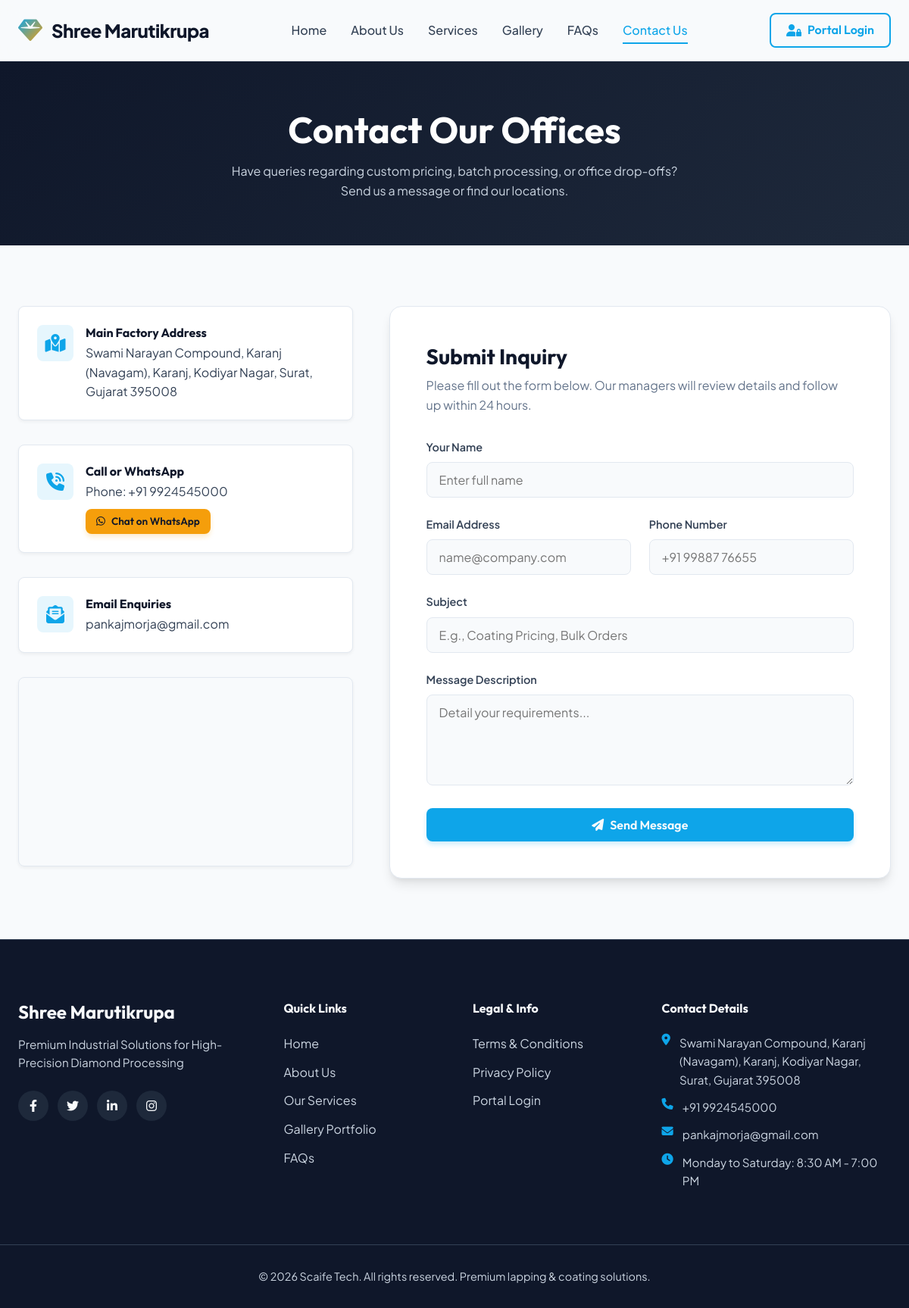
Page /contact/ on the committed database.
### core/models.py (models this page shows, shortened)
class BrandingSettings(models.Model):
    company_name = models.CharField(max_length=100, default="Scaife Tech Lapping & Coating")
    tagline = models.CharField(max_length=200, default="Precision Engineering for Diamond Scaifes")
    logo = models.ImageField(upload_to="branding/", null=True, blank=True)
    favicon = models.ImageField(upload_to="branding/", null=True, blank=True)
    banner = models.ImageField(upload_to="branding/", null=True, blank=True)
    contact_email = models.EmailField(default="contact@scaifetech.com")
    contact_phone = models.CharField(max_length=20, default="+91 98765 43210")
    address = models.TextField(default="123 Diamond Industrial Estate, Surat, Gujarat, India")
    office_hours = models.CharField(max_length=100, default="Mon - Sat: 9:00 AM - 6:00 PM")
    whatsapp_number = models.CharField(max_length=20, default="+91 98765 43210")
    google_map_embed = models.TextField(
        blank=True,
        null=True,
        default="https://www.google.com/maps/embed?pb=!1m18!1m12!1m3!1d3719.8276023737227!2d72.86311681493527!3d21.199014185908866!2m3!1f0!2f0!3f0!3m2!1i1024!2i768!4f13.1!3m3!1m2!1s0x3be04f21db5ab1c1%3A0x7d6a505e94b29bb8!2sVarachha%20Road%2C%20Surat%2C%20Gujarat%2C%20India!5e0!3m2!1sen!2sus!4v1620000000000!5m2!1sen!2sus"
    )
    footer_text = models.TextField(default="© 2026 Scaife Tech. All rights reserved. Premium lapping & coating solutions.")
    facebook_url = models.URLField(blank=True, default="https://facebook.com")
    twitter_url = models.URLField(blank=True, default="https://twitter.com")
    linkedin_url = models.URLField(blank=True, default="https://linkedin.com")
    instagram_url = models.URLField(blank=True, default="https://instagram.com")
    admin_security_pin = models.CharField(max_length=20, default="1234", help_text="Master Security PIN required to reveal office manager passwords")
    @classmethod
    def get_solo(cls):
        obj, created = cls.objects.get_or_create(id=1)
        return obj

### core/views.py (the view, shortened to what this page needs)
# urls.py: path('contact/', views.contact, name='contact'),
def contact(request):
    return render(request, 'contact.html')

### core/context_processors.py (called while the page is built)
def branding_context(request):
    try:
        settings = BrandingSettings.get_solo()
    except Exception:
        settings = None
    return {'branding': settings}

### core/templates/contact.html (shortened to what this page needs)
{% extends 'base.html' %}
{% load static %}
{% block content %}
<section class="section-padding" style="background: linear-gradient(135deg, var(--bg-dark-900) 0%, var(--bg-dark-800) 100%); color: white; padding: 60px 0; text-align: center;">
    <div class="container">
        <h1 style="color: white; font-size: 3rem; margin-bottom: 12px;">Contact Our Offices</h1>
        <p style="color: var(--txt-light-300); max-width: 600px; margin: 0 auto;">Have queries regarding custom pricing, batch processing, or office drop-offs? Send us a message or find our locations.</p>
    </div>
</section>
<section class="section-padding">
    <div class="container contact-grid">
        <div class="contact-info-panel">
            <div class="contact-info-card">
                <div class="info-icon"><i class="fa-solid fa-map-location-dot"></i></div>
                <div class="info-details">
                    <h4>Main Factory Address</h4>
                    <p>{% if branding %}{{ branding.address }}{% else %}Ichhapore GIDC, Surat, Gujarat{% endif %}</p>
                </div>
            </div>
            <div class="contact-info-card">
                <div class="info-icon"><i class="fa-solid fa-phone-volume"></i></div>
                <div class="info-details">
                    <h4>Call or WhatsApp</h4>
                    <p>Phone: {% if branding %}{{ branding.contact_phone }}{% else %}+91 98765 43210{% endif %}</p>
                    <p style="margin-top: 10px;">
                        {% if branding and branding.whatsapp_number %}
                            <a href="https://wa.me/{{ branding.whatsapp_number|cut:' '|cut:'+' }}" class="btn btn-secondary" style="padding: 6px 14px; font-size: 0.85rem;" target="_blank">
                                <i class="fa-brands fa-whatsapp"></i> Chat on WhatsApp
                            </a>
                        {% endif %}
                    </p>
                </div>
            </div>
            <div class="contact-info-card">
                <div class="info-icon"><i class="fa-solid fa-envelope-open-text"></i></div>
                <div class="info-details">
                    <h4>Email Enquiries</h4>
                    <p>{% if branding %}{{ branding.contact_email }}{% else %}info@apexscaife.com{% endif %}</p>
                </div>
            </div>
            <div class="map-container">
                {% if branding and branding.google_map_embed %}
                    <iframe src="{{ branding.google_map_embed }}" width="100%" height="100%" style="border:0;" allowfullscreen="" loading="lazy"></iframe>
                {% else %}
                    <div style="height: 100%; display: flex; align-items: center; justify-content: center; background-color: var(--bg-light-300);">
                        <span>Google Map Placeholder</span>
                    </div>
                {% endif %}
            </div>
        </div>
        <div class="contact-form-panel">
            <h3 style="font-size: 1.75rem; margin-bottom: 8px;">Submit Inquiry</h3>
            <p style="color: var(--txt-dark-400); margin-bottom: 32px;">Please fill out the form below. Our managers will review details and follow up within 24 hours.</p>
            <form method="POST" action="{% url 'contact' %}">
                <div class="form-group">
                    <label for="name">Your Name</label>
                    <input type="text" name="name" id="name" class="form-control" placeholder="Enter full name" required>
                </div>
                <div class="form-grid-2">
                    <div class="form-group">
                        <label for="email">Email Address</label>
                        <input type="email" name="email" id="email" class="form-control" placeholder="name@company.com" required>
                    </div>
                    <div class="form-group">
                        <label for="phone">Phone Number</label>
                        <input type="text" name="phone" id="phone" class="form-control" placeholder="+91 99887 76655" required>
                    </div>
                </div>
                <div class="form-group">
                    <label for="subject">Subject</label>
                    <input type="text" name="subject" id="subject" class="form-control" placeholder="E.g., Coating Pricing, Bulk Orders" required>
                </div>
                <div class="form-group">
                    <label for="message">Message Description</label>
                    <textarea name="message" id="message" class="form-control" placeholder="Detail your requirements..." required></textarea>
                </div>
                <button type="submit" class="btn btn-primary" style="width: 100%;">
                    <i class="fa-solid fa-paper-plane"></i> Send Message
                </button>
            </form>
        </div>
    </div>
</section>
{% endblock %}

### core/templates/base.html (shortened to what this page needs)
{% load static %}
<!DOCTYPE html>
<html lang="en">
<head>
    <link rel="stylesheet" href="{% static 'css/styles.css' %}">
    <link rel="stylesheet" href="https://cdnjs.cloudflare.com/ajax/libs/font-awesome/6.4.0/css/all.min.css">
</head>
<body>
    {% if request.resolver_match.url_name != 'login' %}
    <header class="site-header">
        <div class="container nav-container">
            <a href="{% url 'home' %}" class="logo-wrapper">
                {% if branding and branding.logo %}
                    <img src="{{ branding.logo.url }}" alt="{{ branding.company_name }}" class="logo-img">
                {% else %}
                    <i class="fa-solid fa-gem text-gradient" style="font-size: 2rem;"></i>
                    <span class="logo-text">{% if branding %}{{ branding.company_name }}{% else %}Apex Scaife{% endif %}</span>
                {% endif %}
            </a>
            <ul class="nav-menu">
                <li><a href="{% url 'home' %}" class="nav-link {% if request.resolver_match.url_name == 'home' %}active{% endif %}">Home</a></li>
                <li><a href="{% url 'about' %}" class="nav-link {% if request.resolver_match.url_name == 'about' %}active{% endif %}">About Us</a></li>
                <li><a href="{% url 'services' %}" class="nav-link {% if request.resolver_match.url_name == 'services' %}active{% endif %}">Services</a></li>
                <li><a href="{% url 'gallery' %}" class="nav-link {% if request.resolver_match.url_name == 'gallery' %}active{% endif %}">Gallery</a></li>
                <li><a href="{% url 'faqs' %}" class="nav-link {% if request.resolver_match.url_name == 'faqs' %}active{% endif %}">FAQs</a></li>
                <li><a href="{% url 'contact' %}" class="nav-link {% if request.resolver_match.url_name == 'contact' %}active{% endif %}">Contact Us</a></li>
            </ul>
            <div class="nav-actions">
                {% if user.is_authenticated %}
                    <a href="{% url 'overview' %}" class="btn btn-primary" style="padding: 8px 20px;"><i class="fa-solid fa-gauge"></i> Dashboard</a>
                {% else %}
                    <a href="{% url 'login' %}" class="btn btn-outline" style="padding: 8px 20px;"><i class="fa-solid fa-user-lock"></i> Portal Login</a>
                {% endif %}
            </div>
        </div>
    </header>
    {% endif %}
    <main>
        {% block content %}{% endblock %}
    </main>
    {% if request.resolver_match.url_name != 'login' %}
    <footer class="site-footer">
        <div class="container footer-grid">
            <div class="footer-brand">
                <h3>{% if branding %}{{ branding.company_name }}{% else %}Apex Scaife{% endif %}</h3>
                <p>{% if branding %}{{ branding.tagline }}{% else %}Precision engineering for industrial diamond processing wheels.{% endif %}</p>
                <div class="social-links">
                    {% if branding and branding.facebook_url %}<a href="{{ branding.facebook_url }}" class="social-icon" target="_blank"><i class="fa-brands fa-facebook-f"></i></a>{% endif %}
                    {% if branding and branding.twitter_url %}<a href="{{ branding.twitter_url }}" class="social-icon" target="_blank"><i class="fa-brands fa-twitter"></i></a>{% endif %}
                    {% if branding and branding.linkedin_url %}<a href="{{ branding.linkedin_url }}" class="social-icon" target="_blank"><i class="fa-brands fa-linkedin-in"></i></a>{% endif %}
                    {% if branding and branding.instagram_url %}<a href="{{ branding.instagram_url }}" class="social-icon" target="_blank"><i class="fa-brands fa-instagram"></i></a>{% endif %}
                </div>
            </div>
            <div class="footer-links">
                <h4>Quick Links</h4>
                <ul class="footer-menu">
                    <li><a href="{% url 'home' %}">Home</a></li>
                    <li><a href="{% url 'about' %}">About Us</a></li>
                    <li><a href="{% url 'services' %}">Our Services</a></li>
                    <li><a href="{% url 'gallery' %}">Gallery Portfolio</a></li>
                    <li><a href="{% url 'faqs' %}">FAQs</a></li>
                </ul>
            </div>
            <div class="footer-links">
                <h4>Legal & Info</h4>
                <ul class="footer-menu">
                    <li><a href="{% url 'terms' %}">Terms & Conditions</a></li>
                    <li><a href="{% url 'privacy' %}">Privacy Policy</a></li>
                    <li><a href="{% url 'login' %}">Portal Login</a></li>
                </ul>
            </div>
            <div class="footer-contact">
                <h4>Contact Details</h4>
                <p><i class="fa-solid fa-map-marker-alt" style="color: var(--clr-primary);"></i> {% if branding %}{{ branding.address }}{% else %}Ichhapore GIDC, Surat{% endif %}</p>
                <p><i class="fa-solid fa-phone" style="color: var(--clr-primary);"></i> {% if branding %}{{ branding.contact_phone }}{% else %}+91 98765 43210{% endif %}</p>
                <p><i class="fa-solid fa-envelope" style="color: var(--clr-primary);"></i> {% if branding %}{{ branding.contact_email }}{% else %}contact@scaifetech.com{% endif %}</p>
                <p><i class="fa-solid fa-clock" style="color: var(--clr-primary);"></i> {% if branding %}{{ branding.office_hours }}{% else %}9:00 AM - 6:00 PM{% endif %}</p>
            </div>
        </div>
        <div class="container footer-bottom">
            <p>{% if branding %}{{ branding.footer_text }}{% else %}© 2026 Scaife Tech. All rights reserved.{% endif %}</p>
        </div>
    </footer>
    {% endif %}
</body>
</html>

### rows in the picture
BrandingSettings: company_name "Shree Marutikrupa", address "Swami Narayan Compound, Karanj (Navagam), Karanj, Kodiyar Nagar, Surat, Gujarat 395008", contact_phone "+91 9924545000", contact_email "pankajmorja@gmail.com", tagline "Premium Industrial Solutions for High-Precision Diamond Processing", office_hours "Monday to Saturday: 8:30 AM - 7:00 PM", footer_text "© 2026 Scaife Tech. All rights reserved. Premium lapping & coating solutions."
